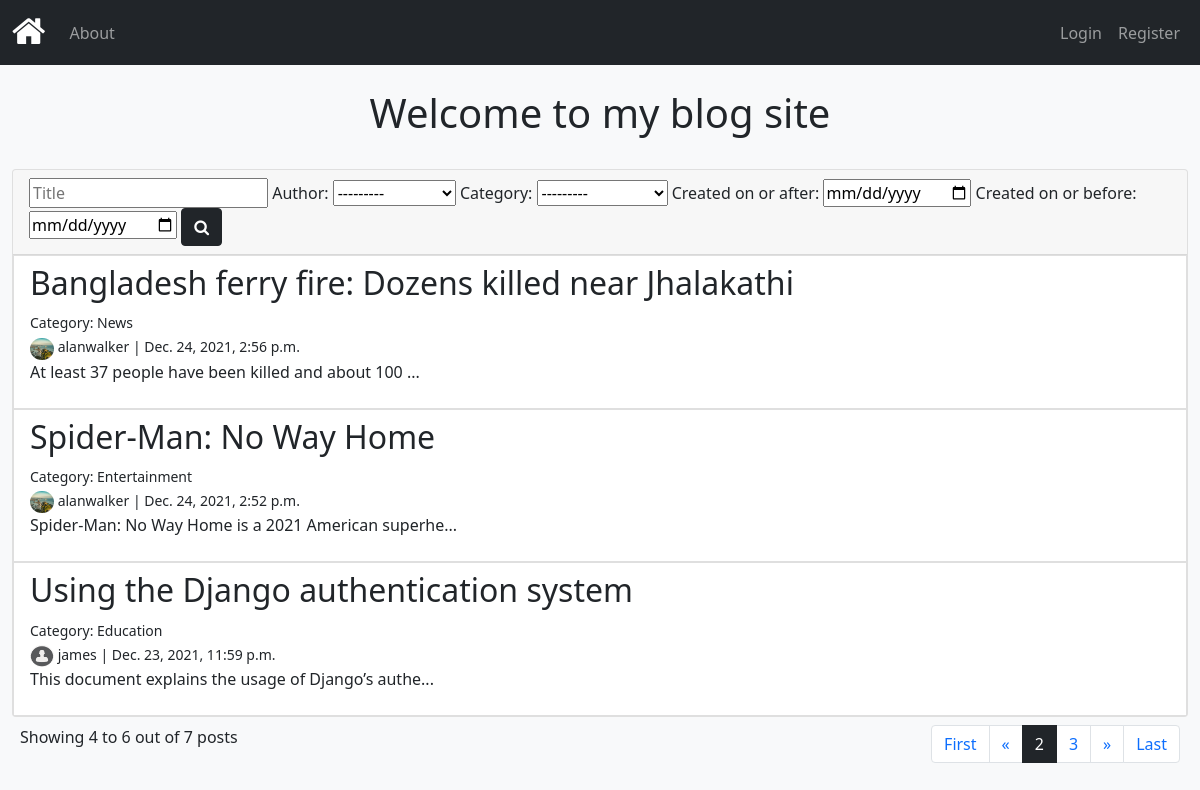
Screenshot of /?page=2 with the database file from the repository.
### articles/models.py (models this page shows, shortened)
class Article(models.Model):
    type=[('Personal','Personal'),
    ('Fashion','Fashion'),
    ('Food','Food'),
    ('Travel','Travel'),
    ('Music','Music'),
    (' Lifestyle',' Lifestyle'),
    ('Fitness','Fitness'),
    ('Sports','Sports'),
    ('News','News'),
    ('Entertainment','Entertainment'),
    ('Healthcare','Healthcare'),
    ('Education','Education'),
    ]
    title = models.CharField(max_length=255,unique=True)
    body = models.TextField()
    create_date = models.DateTimeField('Created on', auto_now_add=True)
    update_date = models.DateTimeField(auto_now=True)
    slug = models.SlugField()
    category = models.CharField(max_length=255,choices=type)
    author = models.ForeignKey(Author, default=None,on_delete=models.CASCADE)
    def snippet(self):
        return self.body[:50] + '...'
    class Meta:
        ordering=['-create_date','title']

### accounts/models.py (models this page shows)
class Author(models.Model):
    user= models.OneToOneField(User,default=None,on_delete=models.CASCADE)
    birth_date = models.DateField('Date of birth')
    bio = models.TextField(max_length=500, blank=True,null=True)
    photo=models.ImageField(default='default.png', blank=True)
    def __str__(self):
        return f'{self.user.username}'
    class Meta:
        ordering=['user']

### articles/views.py (the view)
# urls.py: path('', ArticleListView.as_view(),name='home'),
class ArticleListView(generic.ListView):
    model=Article
    template_name='article_list.html'
    paginate_by=3
    def get_context_data(self, **kwargs):
        context=super().get_context_data(**kwargs)
        article_filter=ArticleFilter()
        context['article_filter']=article_filter
        if self.request.GET and len(self.request.GET)>0:
            querystring = self.request.GET.copy()
            if self.request.GET.get('page'):
                del querystring['page']
            context['querystring'] = querystring.urlencode()
            querystring={k:querystring[k] for k in querystring.keys() if querystring[k]!=""
            and querystring[k] is not None}
            if len(querystring)>0:messages.info(self.request,'Search result:')
        return context
    def get_queryset(self):
        article_filter=ArticleFilter(self.request.GET,queryset=super().get_queryset())
        return article_filter.qs

### articles/templates/article_list.html (shortened to what this page needs)
{% extends './base.html'%}
{% block content %}
<div class="mt-0 p-4">
  <h1 class="text-center">Welcome to my blog site</h1>
</div>
<div class="card">
  <div class="card-header">
    <form method="get">
      {{article_filter.form.title}}
      {{ article_filter.form.author.label_tag }}
      {{article_filter.form.author}}
      {{ article_filter.form.category.label_tag }}
      {{article_filter.form.category}}
      {{ article_filter.form.start_date.label_tag }}
      {{ article_filter.form.start_date }}
      {{ article_filter.form.end_date.label_tag }}
      {{ article_filter.form.end_date }}
      <button type="submit" class="btn btn-dark float-right"><i class="fa fa-search"></i></button>
    </form>
  </div>
{% if article_list%}
    <ul class="list-group list-group-flush">
    {% for article in article_list%}
       <a href="{% url 'articles:post' article.slug %}" style="text-decoration: none ;">
        <li class="list-group-item">
         <h2>{{article.title}}</h2>
         <div><small>Category: {{article.category}}</small></div>
         <div><small><img src="{{article.author.photo.url}}" width="24" height="22" class="rounded-circle" alt="Author image">
          {{article.author}} | {{article.create_date}}</small></div>
         <p>{{article.snippet}}</p>
     </li>
    </a>
    {% endfor %}
  </ul>
  </div>
    {% if is_paginated %}
    <div class="flex-row d-flex justify-content-between mt-2 mx-2">
            <p class="col-md-auto">Showing {{page_obj.start_index}} to {{page_obj.end_index}} out of {{page_obj.paginator.count}} posts</p>
            <div class="col-md-auto">
                <nav aria-label="Page navigation">
                    <ul class="pagination">
                      {% if page_obj.has_previous %}
                      <li class="page-item">
                        <a class="page-link " href="{% url 'articles:home' %}{% if querystring %}?{{ querystring }}{% endif %}" aria-label="Previous">
                          First
                        </a>
                      </li>
                      <li class="page-item">
                        <a class="page-link " href="?page={{ page_obj.previous_page_number }}{% if querystring %}&amp;{{ querystring }}{% endif %}" aria-label="Previous">
                          &laquo;
                        </a>
                      </li>
                      {% endif %}
                      {% for n in page_obj.paginator.page_range %}
                        {% if page_obj.number == n %}
                          <li class="page-item active" >
                            <span class="page-link bg-dark  border-dark">{{ n }}<span class="sr-only">(current)</span></span>
                          </li>
                        {% elif n > page_obj.number|add:'-1' and n < page_obj.number|add:'5' %}
                          <li class="page-item"><a class="page-link " href="?page={{ n }}{% if querystring %}&amp;{{ querystring }}{% endif %}">{{ n }}</a></li>
                        {% endif %}
                      {% endfor %}
                      {% if page_obj.has_next %}
                        <li class="page-item">
                          <a class="page-link " href="?page={{ page_obj.next_page_number }}{% if querystring %}&amp;{{ querystring }}{% endif %}" aria-label="Next">
                            &raquo;
                          </a>
                        </li>
                        <li class="page-item">
                          <a class="page-link " href="?page={{ page_obj.paginator.num_pages }}{% if querystring %}&amp;{{ querystring }}{% endif %}" aria-label="Next">
                            Last
                          </a>
                        </li>
                        {% endif %}
                      </ul>
                      </nav>
                  </div>
        {% endif %}
{% else %}
<p class="card-body">No article posts found</p>
{% endif %}
{% endblock %}

### rows the page displays
Article: title "Bangladesh ferry fire: Dozens killed near Jhalakathi", category "News", author.photo (picture), author "alanwalker", create_date "Dec. 24, 2021, 2:56 p.m.", snippet "At least 37 people have been killed and about 100 ..."
Article: title "Spider-Man: No Way Home", category "Entertainment", author.photo (picture), author "alanwalker", create_date "Dec. 24, 2021, 2:52 p.m.", snippet "Spider-Man: No Way Home is a 2021 American superhe..."
Article: title "Using the Django authentication system", category "Education", author.photo (placeholder picture), author "james", create_date "Dec. 23, 2021, 11:59 p.m.", snippet "This document explains the usage of Django’s authe..."

### other values shown
{{ article_filter.form.author.label_tag }} "Author:"
{{ article_filter.form.category.label_tag }} "Category:"
{{ article_filter.form.start_date.label_tag }} "Created on or after:"
{{ article_filter.form.end_date.label_tag }} "Created on or before:"
{{ page_obj.start_index }} "4"
{{ page_obj.end_index }} "6"
{{ page_obj.paginator.count }} "7"
{{ n }} "2"
{{ n }} "3"
